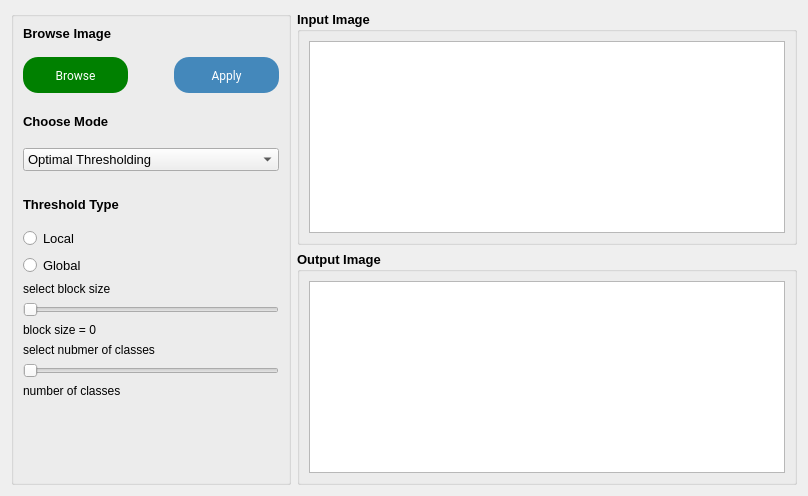
      <widget class="QWidget" name="tab">
       <attribute name="title">
        <string>Thresholding</string>
       </attribute>
       <layout class="QGridLayout" name="gridLayout_5">
        <item row="0" column="0">
         <layout class="QGridLayout" name="gridLayout_7">
          <item row="0" column="1">
           <layout class="QGridLayout" name="gridLayout_4">
            <item row="0" column="0">
             <widget class="QGroupBox" name="groupBox_2">
              <property name="minimumSize">
               <size>
                <width>500</width>
                <height>0</height>
               </size>
              </property>
              <property name="font">
               <font>
                <pointsize>10</pointsize>
                <weight>75</weight>
                <bold>true</bold>
               </font>
              </property>
              <property name="title">
               <string>Input Image</string>
              </property>
              <layout class="QGridLayout" name="gridLayout_2">
               <item row="0" column="0">
                <widget class="QGraphicsView" name="input_graphicsView_1"/>
               </item>
              </layout>
             </widget>
            </item>
            <item row="1" column="0">
             <widget class="QGroupBox" name="groupBox_3">
              <property name="font">
               <font>
                <pointsize>10</pointsize>
                <weight>75</weight>
                <bold>true</bold>
               </font>
              </property>
              <property name="title">
               <string>Output Image</string>
              </property>
              <layout class="QGridLayout" name="gridLayout_3">
               <item row="0" column="0">
                <widget class="QGraphicsView" name="output_graphicsView_1"/>
               </item>
              </layout>
             </widget>
            </item>
           </layout>
          </item>
          <item row="0" column="0">
           <widget class="QGroupBox" name="groupBox">
            <property name="minimumSize">
             <size>
              <width>280</width>
              <height>0</height>
             </size>
            </property>
            <property name="maximumSize">
             <size>
              <width>400</width>
              <height>16777215</height>
             </size>
            </property>
            <property name="title">
             <string/>
            </property>
            <layout class="QGridLayout" name="gridLayout_19">
             <item row="0" column="0">
              <layout class="QGridLayout" name="gridLayout_18">
               <item row="16" column="0">
                <spacer name="verticalSpacer">
                 <property name="orientation">
                  <enum>Qt::Vertical</enum>
                 </property>
                 <property name="sizeHint" stdset="0">
                  <size>
                   <width>20</width>
                   <height>40</height>
                  </size>
                 </property>
                </spacer>
               </item>
               <item row="1" column="0">
                <spacer name="verticalSpacer_3">
                 <property name="orientation">
                  <enum>Qt::Vertical</enum>
                 </property>
                 <property name="sizeType">
                  <enum>QSizePolicy::Preferred</enum>
                 </property>
                 <property name="sizeHint" stdset="0">
                  <size>
                   <width>20</width>
                   <height>15</height>
                  </size>
                 </property>
                </spacer>
               </item>
               <item row="14" column="0">
                <widget class="QSlider" name="number_of_classes_slider">
                 <property name="orientation">
                  <enum>Qt::Horizontal</enum>
                 </property>
                </widget>
               </item>
               <item row="4" column="0">
                <widget class="QComboBox" name="thresholdCombox">
                 <property name="font">
                  <font>
                   <pointsize>10</pointsize>
                  </font>
                 </property>
                 <item>
                  <property name="text">
                   <string>Optimal Thresholding</string>
                  </property>
                 </item>
                 <item>
                  <property name="text">
                   <string>Spectral Thresholding</string>
                  </property>
                 </item>
                 <item>
                  <property name="text">
                   <string>Otsu Thresholding</string>
                  </property>
                 </item>
                </widget>
               </item>
               <item row="12" column="0">
                <widget class="QLabel" name="block_size_val_label">
                 <property name="text">
                  <string>block size = 0</string>
                 </property>
                </widget>
               </item>
               <item row="0" column="0">
                <layout class="QGridLayout" name="gridLayout_17">
                 <item row="0" column="0">
                  <widget class="QLabel" name="label_21">
                   <property name="font">
                    <font>
                     <pointsize>10</pointsize>
                     <weight>75</weight>
                     <bold>true</bold>
                    </font>
                   </property>
                   <property name="text">
                    <string>Browse Image</string>
                   </property>
                  </widget>
                 </item>
                 <item row="2" column="0">
                  <layout class="QGridLayout" name="gridLayout_15">
                   <item row="0" column="0">
                    <widget class="QPushButton" name="browseButton_1">
                     <property name="maximumSize">
                      <size>
                       <width>150</width>
                       <height>16777215</height>
                      </size>
                     </property>
                     <property name="font">
                      <font>
                       <family>-apple-system,system-ui,Segoe UI,Roboto,Helvetica Neue,Ubuntu,sans-serif</family>
                      </font>
                     </property>
                     <property name="styleSheet">
                      <string notr="true">QPushButton{
background-color: #008000; /* Changed to green */
border-radius: 15px;
color: #fff;
cursor: pointer;
font-family: -apple-system,system-ui,&quot;Segoe UI&quot;,Roboto,&quot;Helvetica Neue&quot;,Ubuntu,sans-serif;
font-size: 100%;
height: 30px;
line-height: 1.15;
outline: none;
padding: 3 10px;
text-align: center;
width: 30px; /* Reduced width to 200 pixels */
}
QPushButton:hover{
background-color: #006400; /* Darker green */
}
QPushButton:pressed{
background-color: #004d00; /* Even darker green */
}
QPushButton:focus {
                    border-color: #006400;
                    color: #006400;
                    outline: none;
}
QPushButton.dark:hover {
                    background-color: #17222d; /* Adjust dark mode hover background color */
}

QPushButton.dark:pressed {
                    background-color: #0f1417; /* Adjust dark mode pressed background color */
}
</string>
                     </property>
                     <property name="text">
                      <string>Browse</string>
                     </property>
                    </widget>
                   </item>
                   <item row="0" column="1">
                    <spacer name="horizontalSpacer">
                     <property name="orientation">
                      <enum>Qt::Horizontal</enum>
                     </property>
                     <property name="sizeType">
                      <enum>QSizePolicy::Preferred</enum>
                     </property>
                     <property name="sizeHint" stdset="0">
                      <size>
                       <width>40</width>
                       <height>20</height>
                      </size>
                     </property>
                    </spacer>
                   </item>
                   <item row="0" column="2">
                    <widget class="QPushButton" name="apply_btn">
                     <property name="font">
                      <font>
                       <family>-apple-system,system-ui,Segoe UI,Roboto,Helvetica Neue,Ubuntu,sans-serif</family>
                      </font>
                     </property>
                     <property name="styleSheet">
                      <string notr="true">QPushButton{
background-color: #4488bb; /* Changed to #4488bb */
border-radius: 15px;
color: #fff;
cursor: pointer;
font-family: -apple-system,system-ui,&quot;Segoe UI&quot;,Roboto,&quot;Helvetica Neue&quot;,Ubuntu,sans-serif;
font-size: 100%;
height: 30px;
line-height: 1.15;
outline: none;
padding: 3 10px;
text-align: center;
width: 30px; /* Reduced width to 200 pixels */
}
QPushButton:hover{
background-color: #336688; /* Darker shade of #4488bb */
}
QPushButton:pressed{
background-color: #224466; /* Even darker shade of #4488bb */
}
QPushButton:focus {
                    border-color: #336688;
                    color: #336688;
                    outline: none;
}
QPushButton.dark:hover {
                    background-color: #17222d; /* Adjust dark mode hover background color */
}

QPushButton.dark:pressed {
                    background-color: #0f1417; /* Adjust dark mode pressed background color */
}
</string>
                     </property>
                     <property name="text">
                      <string>Apply</string>
                     </property>
                    </widget>
                   </item>
                  </layout>
                 </item>
                 <item row="1" column="0">
                  <spacer name="verticalSpacer_4">
                   <property name="orientation">
                    <enum>Qt::Vertical</enum>
                   </property>
                   <property name="sizeType">
                    <enum>QSizePolicy::Preferred</enum>
                   </property>
                   <property name="sizeHint" stdset="0">
                    <size>
                     <width>20</width>
                     <height>10</height>
                    </size>
                   </property>
                  </spacer>
                 </item>
                </layout>
               </item>
               <item row="9" column="0">
                <widget class="QSlider" name="block_size_slider">
                 <property name="orientation">
                  <enum>Qt::Horizontal</enum>
                 </property>
                </widget>
               </item>
               <item row="7" column="0">
                <widget class="QLabel" name="select_block_size_label">
                 <property name="text">
                  <string>select block size</string>
                 </property>
                </widget>
               </item>
               <item row="3" column="0">
                <spacer name="verticalSpacer_5">
                 <property name="orientation">
                  <enum>Qt::Vertical</enum>
                 </property>
                 <property name="sizeType">
                  <enum>QSizePolicy::Preferred</enum>
                 </property>
                 <property name="sizeHint" stdset="0">
                  <size>
                   <width>20</width>
                   <height>13</height>
                  </size>
                 </property>
                </spacer>
               </item>
               <item row="13" column="0">
                <widget class="QLabel" name="select_number_of_classes_label">
                 <property name="text">
                  <string>select nubmer of classes</string>
                 </property>
                </widget>
               </item>
               <item row="5" column="0">
                <spacer name="verticalSpacer_6">
                 <property name="orientation">
                  <enum>Qt::Vertical</enum>
                 </property>
                 <property name="sizeType">
                  <enum>QSizePolicy::Preferred</enum>
                 </property>
                 <property name="sizeHint" stdset="0">
                  <size>
                   <width>20</width>
                   <height>20</height>
                  </size>
                 </property>
                </spacer>
               </item>
               <item row="6" column="0">
                <layout class="QGridLayout" name="gridLayout_16">
                 <item row="2" column="0">
                  <widget class="QRadioButton" name="radioButton">
                   <property name="font">
                    <font>
                     <pointsize>10</pointsize>
                    </font>
                   </property>
                   <property name="text">
                    <string>Local </string>
                   </property>
                  </widget>
                 </item>
                 <item row="0" column="0">
                  <widget class="QLabel" name="label_23">
                   <property name="font">
                    <font>
                     <pointsize>10</pointsize>
                     <weight>75</weight>
                     <bold>true</bold>
                    </font>
                   </property>
                   <property name="text">
                    <string>Threshold Type</string>
                   </property>
                  </widget>
                 </item>
                 <item row="3" column="0">
                  <widget class="QRadioButton" name="radioButton_2">
                   <property name="font">
                    <font>
                     <pointsize>10</pointsize>
                    </font>
                   </property>
                   <property name="text">
                    <string>Global</string>
                   </property>
                  </widget>
                 </item>
                 <item row="1" column="0">
                  <spacer name="verticalSpacer_2">
                   <property name="orientation">
                    <enum>Qt::Vertical</enum>
                   </property>
                   <property name="sizeType">
                    <enum>QSizePolicy::Preferred</enum>
                   </property>
                   <property name="sizeHint" stdset="0">
                    <size>
                     <width>20</width>
                     <height>10</height>
                    </size>
                   </property>
                  </spacer>
                 </item>
                </layout>
               </item>
               <item row="2" column="0">
                <widget class="QLabel" name="label_22">
                 <property name="font">
                  <font>
                   <pointsize>10</pointsize>
                   <weight>75</weight>
                   <bold>true</bold>
                  </font>
                 </property>
                 <property name="text">
                  <string>Choose Mode</string>
                 </property>
                </widget>
               </item>
               <item row="15" column="0">
                <widget class="QLabel" name="number_of_classes_val_label">
                 <property name="text">
                  <string>number of classes</string>
                 </property>
                </widget>
               </item>
              </layout>
             </item>
            </layout>
           </widget>
          </item>
         </layout>
        </item>
       </layout>
      </widget>
